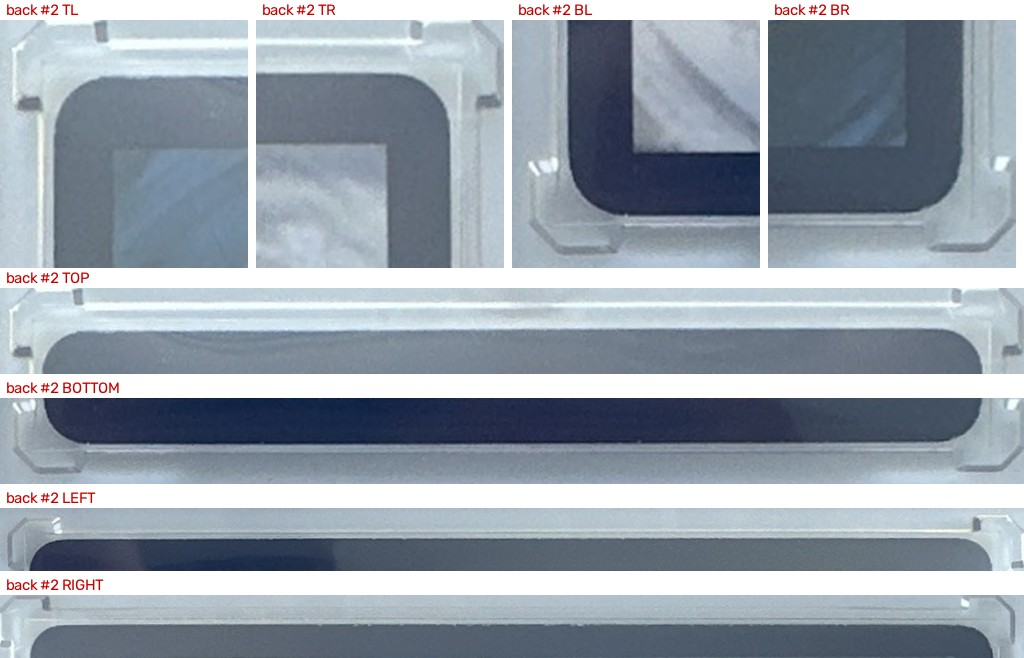
#> input picture references/luna/117386886277.jpg, 1024 x 658 px; its folder holds only this picture in this run
$ python -i gx_before.py   (imports and definitions only)   (older library calls are emulated)
#> lines starting #> are read from the running program, lines starting #| are printed output that depends on the picture
"""Sun & Moon full-art GX frame measurement.

Scans and bare listing photos use independently fitted physical edges.  The reference
feature is a printed, straight keyline: the first continuous grey/charcoal
frame inboard of the die-cut edge.  It never attempts to trace the artwork.
"""

from __future__ import annotations

from dataclasses import dataclass
from itertools import product
from typing import Any

import cv2
import numpy as np


CARD_RATIO = 63.0 / 88.0


@dataclass(frozen=True)
class GXMeasurement:
    margins_rectified_px: dict[str, float]
    centering: dict[str, float]
    outer_quad: np.ndarray
    keyline_positions: dict[str, float]
    confidence: float
    api_keyline_disagreement_px: float | None = None
    api_edge_probe_contrast: dict[str, float] | None = None
    inner_quad: np.ndarray | None = None  # source-image extrapolated intersections
    capture: str = "scan"
    holder: str = "unknown"
    rectified_width: int = 1260
    fit_diagnostics: dict[str, Any] | None = None


@dataclass(frozen=True)
class GXImageAssumptions:
    """Image eligibility and optional coarse geometry supplied by vision.

    These fields route the deterministic measurement. `card_quad_normalized`
    is a fallback ROI seed; keyline coordinates are diagnostic only.
    """

    front_card: bool = True
    capture: str = "auto"       # auto | scan | photo
    holder: str = "unknown"     # none | penny_sleeve | rigid_toploader | unknown
    background: str = "unknown" # plain | textured | busy | unknown
    outer_edge_visibility: str = "unknown"  # clear | partial | poor | unknown
    fully_in_frame: bool | None = None
    card_quad_normalized: tuple[tuple[float, float], ...] | None = None
    inner_keyline_quad_normalized: tuple[tuple[float, float], ...] | None = None
    # For each side, the API nominates pairs of points immediately outside and
    # inside the die-cut.  Pixel colours are sampled locally; the API never
    # supplies approximate RGB values under changing foil/lighting conditions.
    outer_edge_probe_pairs_normalized: dict[str, tuple[tuple[tuple[float, float],
                                                        tuple[float, float]], ...]] | None = None

    # [102 lines left out: functions from_api, assess_gx_measurement, not called in this run]


def _order_corners(points: np.ndarray) -> np.ndarray:
    """Return four points as top-left, top-right, bottom-right, bottom-left."""
    p = np.asarray(points, dtype=np.float32).reshape(4, 2)
    sums = p.sum(axis=1)
    diffs = np.diff(p, axis=1).ravel()
    return np.array([p[np.argmin(sums)], p[np.argmin(diffs)],
                     p[np.argmax(sums)], p[np.argmax(diffs)]], dtype=np.float32)


# [43 lines left out: functions _validate_frame_quad, locate_card_on_scan, not called in this run]


def _photo_rotation(bgr: np.ndarray) -> float:
    """Estimate roll from long segments; short background texture has no vote."""
    h, w = bgr.shape[:2]
    scale = min(1.0, 1200.0 / max(h,w))
    gray = cv2.cvtColor(cv2.resize(bgr, None, fx=scale, fy=scale), cv2.COLOR_BGR2GRAY)
    segments = cv2.createLineSegmentDetector().detect(gray)[0]
    if segments is None:
        return 0.0
    lines = segments.reshape(-1,4)
    dx,dy = lines[:,2]-lines[:,0], lines[:,3]-lines[:,1]
    lengths = np.hypot(dx,dy)
    angles = (np.degrees(np.arctan2(dy,dx))+45) % 90 -45
    keep = (lengths > .10 * min(gray.shape)) & (np.abs(angles) < 32)
    if np.count_nonzero(keep) < 4:
        return 0.0
    angles,lengths=angles[keep],lengths[keep]
    hist,bins=np.histogram(angles,bins=np.arange(-33,34,1),weights=lengths**2)
    mode=bins[np.argmax(hist)]+.5
    near=np.abs(angles-mode)<2.5
    return float(np.average(angles[near],weights=lengths[near]**2))


def locate_card_on_photo(bgr: np.ndarray) -> np.ndarray:
    """Undo modest roll for localization only, then restore source coordinates."""
    angle = _photo_rotation(bgr)
    if abs(angle) <= 2.0:
        return _locate_upright_photo(bgr)
    h,w=bgr.shape[:2]
    M=cv2.getRotationMatrix2D((w/2,h/2),angle,1.0)
    upright=cv2.warpAffine(bgr,M,(w,h),borderMode=cv2.BORDER_REPLICATE)
    seed=_locate_upright_photo(upright)
    return cv2.transform(seed[None],cv2.invertAffineTransform(M))[0].astype(np.float32)


def _locate_upright_photo(bgr: np.ndarray) -> np.ndarray:
    """Propose a card quad from luma/saturation masks on a listing photo.

    This only supplies a seed.  The die-cut is still established by
    `_refine_outer_scan`, which rejects the proposal when it lacks coherent
    edge support.
    """
    gray = cv2.cvtColor(bgr, cv2.COLOR_BGR2GRAY)
    outline = _profile_outline_seed(gray)
    if outline is not None:
        return outline
    sat = cv2.cvtColor(bgr, cv2.COLOR_BGR2HSV)[:, :, 1]
    # Prefer the two-stage saturation seed used by the yellow-card localizer.
    # On a neutral/dark listing background it follows the colourful card face
    # without being drawn to the black textured surface.
    _, sat_mask = cv2.threshold(cv2.GaussianBlur(sat, (5, 5), 0), 0, 255,
                                cv2.THRESH_BINARY + cv2.THRESH_OTSU)
    ker = cv2.getStructuringElement(cv2.MORPH_ELLIPSE, (9, 9))
    sat_mask = cv2.morphologyEx(sat_mask, cv2.MORPH_CLOSE, ker, iterations=2)
    sat_mask = cv2.morphologyEx(sat_mask, cv2.MORPH_OPEN, ker, iterations=2)
    # Saturation is useful as one proposal, but a dark textured background can
    # produce an even larger saturation component.  Score it alongside luma
    # candidates rather than letting it short-circuit card localization.
    masks = [sat_mask] + [cv2.threshold(sat, level, 255, cv2.THRESH_BINARY)[1] for level in (45, 70, 100, 130)]
    for channel in (gray, sat):
        _, hi = cv2.threshold(cv2.GaussianBlur(channel, (5, 5), 0), 0, 255,
                              cv2.THRESH_BINARY + cv2.THRESH_OTSU)
        masks.extend((hi, cv2.bitwise_not(hi)))
    h, w = gray.shape
    kernel = cv2.getStructuringElement(cv2.MORPH_RECT,
                                       (max(7, (min(h, w) // 80) | 1),) * 2)
    best, best_score = None, -1e9
    for mask in masks:
        clean = cv2.morphologyEx(mask, cv2.MORPH_CLOSE, kernel, iterations=2)
        contours, _ = cv2.findContours(clean, cv2.RETR_EXTERNAL, cv2.CHAIN_APPROX_SIMPLE)
        for contour in contours:
            area = cv2.contourArea(contour)
            frac = area / (h * w)
            # The inverted background often encloses nearly the entire frame
            # and happens to have a card-like aspect.  A visible card may be
            # large, but should not occupy most of the photo's *connected*
            # area; retain room for close crops while excluding that failure.
            if not 0.04 <= frac <= 0.60:
                continue
            quad = _order_corners(cv2.boxPoints(cv2.minAreaRect(contour)))
            a = np.linalg.norm(quad[1] - quad[0]); b = np.linalg.norm(quad[2] - quad[1])
            ratio = min(a, b) / max(a, b)
            if abs(ratio - CARD_RATIO) > 0.15:
                continue
            score = 3.0 * frac - 12.0 * abs(ratio - CARD_RATIO)
            if score > best_score:
                best, best_score = quad, score
    if best is None:
        raise ValueError("No card-like luma/saturation component found in photo")
    return best


def _profile_outline_seed(gray: np.ndarray) -> np.ndarray | None:
    """Seed a mostly upright photo from outline support, not card colour.

    Listing photos frequently place a foil card on a dark textured mat.  That
    texture can dominate both saturation and threshold masks, but it does not
    create a vertical/horizontal brightness transition that persists through
    most of the card's span.  Median Sobel profiles expose those transitions.
    This supplies an axis-aligned seed only; the subsequent edge fit recovers
    small perspective and rotation.
    """
    h, w = gray.shape
    smooth = cv2.GaussianBlur(gray, (5, 5), 0)
    gx = np.abs(cv2.Sobel(smooth, cv2.CV_32F, 1, 0))
    gy = np.abs(cv2.Sobel(smooth, cv2.CV_32F, 0, 1))
    px = np.median(gx[int(.12 * h):int(.88 * h)], axis=0)
    py = np.median(gy[:, int(.12 * w):int(.88 * w)], axis=1)

    def peaks(profile: np.ndarray, minimum_gap: int) -> list[int]:
        local = np.flatnonzero((profile[1:-1] >= profile[:-2]) &
                               (profile[1:-1] >= profile[2:])) + 1
        floor = float(np.median(profile))
        # The physical die-cut is often weaker than the adjacent foil stripe;
        # retain modest peaks here and let four-sided geometry reject texture.
        local = local[profile[local] >= max(floor * 1.25, floor + 5.0)]
        chosen: list[int] = []
        for index in local[np.argsort(profile[local])[::-1]]:
            if all(abs(int(index) - old) >= minimum_gap for old in chosen):
                chosen.append(int(index))
            if len(chosen) == 28:
                break
        # Foil cards commonly yield a bright inner stripe next to a weaker
        # physical die-cut transition.  Keep the *outermost* peak in each
        # nearby cluster: left/top clusters keep their smaller coordinate and
        # right/bottom clusters their larger coordinate.  This preserves the
        # actual card outline when its adjacent foil line is sharper.
        groups: list[list[int]] = []
        for index in sorted(chosen):
            if not groups or index - groups[-1][-1] > 3 * minimum_gap:
                groups.append([index])
            else:
                groups[-1].append(index)
        exterior = []
        midpoint = 0.5 * len(profile)
        for group in groups:
            exterior.append(group[0] if np.mean(group) < midpoint else group[-1])
        return exterior

    xs, ys = peaks(px, max(10, w // 80)), peaks(py, max(10, h // 80))
    best, best_score = None, -np.inf
    for left in xs:
        for right in xs:
            width = right - left
            if not 0.42 * w <= width <= 0.98 * w:
                continue
            for top in ys:
                for bottom in ys:
                    height = bottom - top
                    if not 0.45 * h <= height <= 0.99 * h:
                        continue
                    ratio = width / height
                    if abs(ratio - CARD_RATIO) > 0.11:
                        continue
                    # Log weights stop a very sharp internal rule-line from
                    # overruling the four-sided card geometry.
                    score = (np.log1p(px[left]) + np.log1p(px[right]) +
                             np.log1p(py[top]) + np.log1p(py[bottom]) -
                             18.0 * abs(ratio - CARD_RATIO))
                    if score > best_score:
                        best_score = score
                        best = (left, top, right, bottom)
    if best is None:
        return None
    left, top, right, bottom = best
    return np.array([[left, top], [right, top], [right, bottom], [left, bottom]],
                    dtype=np.float32)


# [440 lines left out: functions _intersect_lines, _refine_outer_scan, _refine_photo_outer_rectangle, _profile_peak, _keyline_candidates, _ransac_keyline and 2 more, not called in this run]


def measure_full_art_gx_scan(bgr: np.ndarray, target_width: int = 1260,
                             outer_quad: np.ndarray | None = None,
                             assumptions: GXImageAssumptions | None = None) -> GXMeasurement:
    """Measure a full-art GX scan or bare photo to the continuous inner keyline.

    The result is rectified before line searches, making horizontal and vertical
    margins comparable even if the scan is rotated a little.  `target_width`
    sets the sampling resolution; 1260 is the calibrated default. The homography
    geometry is scale invariant, but image resampling can affect fitted peaks.
    """
    assumptions = assumptions or GXImageAssumptions()
    if bgr is None or bgr.ndim != 3 or bgr.shape[2] != 3 or min(bgr.shape[:2]) < 100:
        raise ValueError("expected a BGR image at least 100 pixels on each side")
    if target_width < 400:
        raise ValueError("target_width must be at least 400 pixels")
    if not assumptions.front_card:
        raise ValueError("GX centering requires a front-of-card image")
    if assumptions.fully_in_frame is False:
        raise ValueError("card is not fully in frame")
    if assumptions.holder in {"penny_sleeve", "rigid_toploader"}:
        raise ValueError(f"holder mode is not supported yet ({assumptions.holder})")
    if assumptions.outer_edge_visibility in {"partial", "poor"}:
        raise ValueError("API reports that the physical outer edge is not clear")
    if assumptions.capture not in {"auto", "scan", "photo"}:
        raise ValueError("capture must be auto, scan, or photo")

    api_seed = None
    api_inner_source = None
    api_probe_contrast = None
    if assumptions.card_quad_normalized is not None:
        h, w = bgr.shape[:2]
        api_seed = np.asarray(assumptions.card_quad_normalized, np.float32)
        api_seed *= np.array([w - 1, h - 1], np.float32)
    if assumptions.inner_keyline_quad_normalized is not None:
        h, w = bgr.shape[:2]
        api_inner_source = np.asarray(assumptions.inner_keyline_quad_normalized, np.float32)
        api_inner_source *= np.array([w - 1, h - 1], np.float32)
    if assumptions.outer_edge_probe_pairs_normalized is not None:
        api_probe_contrast = _edge_probe_contrast(bgr, assumptions.outer_edge_probe_pairs_normalized)

    photo_mode = (assumptions.capture == "photo" or
                  (assumptions.capture == "auto" and
                   float((cv2.cvtColor(bgr, cv2.COLOR_BGR2GRAY) > 245).mean()) <= .35))
    fit_diagnostics = {"outer": {}, "inner": {}}
    if outer_quad is None:
        try:
            outer = locate_card_on_photo(bgr) if photo_mode else locate_card_on_scan(bgr)
        except ValueError:
            if api_seed is None:
                raise
            _validate_frame_quad(api_seed, bgr.shape, "API seed")
            outer = api_seed
        # API localization is a fallback seed only. Measurement always requires
        # pixel-supported lines; API keylines are diagnostic, never an oracle.
        outer = _refine_outer_scan(bgr, outer, photo_mode=photo_mode,
                                   diagnostics=fit_diagnostics["outer"])
    else:
        outer = np.asarray(outer_quad, np.float32)
        _validate_frame_quad(outer, bgr.shape, "supplied outer")
    _validate_frame_quad(outer, bgr.shape, "outer")
    target_height = round(target_width / CARD_RATIO)
    dst = np.array([[0, 0], [target_width - 1, 0],
                    [target_width - 1, target_height - 1], [0, target_height - 1]],
                   dtype=np.float32)
    H = cv2.getPerspectiveTransform(outer, dst)
    rectified = cv2.warpPerspective(bgr, H, (target_width, target_height))
    gray = cv2.cvtColor(rectified, cv2.COLOR_BGR2GRAY)

    api_inner_rectified = None
    if api_inner_source is not None:
        api_inner_rectified = cv2.perspectiveTransform(api_inner_source[None, :, :], H)[0]
    inner, support = _fit_keyline_quad(gray, diagnostics=fit_diagnostics["inner"])
    inner_source = cv2.perspectiveTransform(inner[None], np.linalg.inv(H))[0]
    _validate_frame_quad(inner_source, bgr.shape, "inner")
    fit_diagnostics["inner_contained"] = bool(
        np.all(inner >= 0) and np.all(inner[:, 0] < target_width) and
        np.all(inner[:, 1] < target_height))
    fit_diagnostics["source_short_side_px"] = float(min(
        np.linalg.norm(outer[(i+1)%4]-outer[i]) for i in range(4)))
    fit_diagnostics["max_inner_inset_change_mm"] = float(max(
        d["end_to_end_inset_change_px"] for d in fit_diagnostics["inner"].values()) * 63 / target_width)
    left = float(np.mean(inner[[0, 3], 0]))
    right_x = float(np.mean(inner[[1, 2], 0]))
    top = float(np.mean(inner[[0, 1], 1]))
    bottom_y = float(np.mean(inner[[2, 3], 1]))
    margins = {
        "left": left,
        "right": (target_width - 1) - right_x,
        "top": top,
        "bottom": (target_height - 1) - bottom_y,
    }
    horizontal = margins["left"] + margins["right"]
    vertical = margins["top"] + margins["bottom"]
    if min(horizontal, vertical) <= 0:
        raise ValueError("GX keyline search produced an invalid frame")
    centering = {
        "left_pct": 100.0 * margins["left"] / horizontal,
        "right_pct": 100.0 * margins["right"] / horizontal,
        "top_pct": 100.0 * margins["top"] / vertical,
        "bottom_pct": 100.0 * margins["bottom"] / vertical,
    }
    disagreement = None
    if api_inner_rectified is not None:
        disagreement = float(np.mean(np.linalg.norm(inner - api_inner_rectified, axis=1)))
    return GXMeasurement(margins, centering, outer,
                         {"left": left, "right": right_x, "top": top, "bottom": bottom_y},
                         support, disagreement, api_probe_contrast,
                         inner_quad=inner_source, capture="photo" if photo_mode else "scan",
                         holder=assumptions.holder, rectified_width=target_width,
                         fit_diagnostics=fit_diagnostics)


# [63 lines left out: functions estimate_full_art_gx, centering_from_frame_quads, render_scan_diagnostic, render_source_diagnostic, not called in this run]

>>> import cv2
>>> picture = cv2.imread('../../../references/luna/117386886277.jpg')
#> picture is the input picture: shape (658, 1024, 3); mean B, G, R 173.1, 162.5, 152.5
>>> result = measure_full_art_gx_scan(picture)
#> in measure_full_art_gx_scan, `photo_mode = (assumptions.capture == "photo" or (assumptions.capture =..`: photo_mode = True
#> in _photo_rotation, `gray = cv2.cvtColor(cv2.resize(bgr, None, fx=scale, fy=scale), cv2.COL..`:
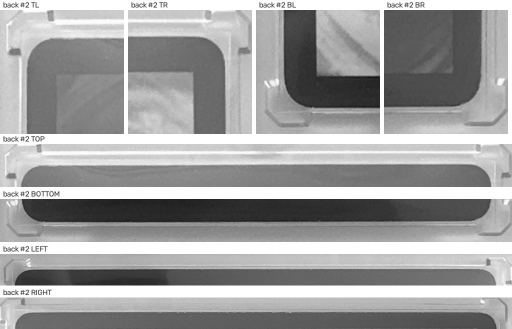
#> gray: shape (658, 1024) (shown at 1/2 size); min 20, max 255, mean 160.7
#> in _photo_rotation, `segments = cv2.createLineSegmentDetector().detect(gray)[0]`: segments = 449 rows, first 6: [759.4, 20.62, 759.4, 265.6], [1005.6, 570.5, 0.625, 570.5], [511.9, 19.34, 758.1, 19.37], [0.625, 397.3, 1021.9, 397.3], [768.1, 19.38, 1014.4, 19.34], [767.3, 266.9, 767.4, 20.63]
#> in _photo_rotation, `lines = segments.reshape(-1,4)`: lines has the same summary as segments
#> in _photo_rotation, `dx,dy = lines[:,2]-lines[:,0], lines[:,3]-lines[:,1]`: dx = 449 values, max 1021.3 at index 3, min -1021.2 at index 6, mean 6.76; dy = 449 values, max 246.2 at index 37, min -246.3 at index 5, mean 0.257
#> in _photo_rotation, `lengths = np.hypot(dx,dy)`: lengths = 449 values, max 1021.3 at index 3, min 1.25 at index 307, mean 63.59
#> in _photo_rotation, `angles = (np.degrees(np.arctan2(dy,dx))+45) % 90 -45`: angles = 449 values, max 44.88 at index 270, min -44.71 at index 84, mean 0.834
#> in _photo_rotation, `angles,lengths=angles[keep],lengths[keep]`: angles = 76 values, max 0.607 at index 64, min -2.9 at index 18, mean -0.107; lengths = 76 values, max 1021.3 at index 3, min 67.5 at index 75, mean 279.9
#> in _photo_rotation, `hist,bins=np.histogram(angles,bins=np.arange(-33,34,1),weights=lengths..`: hist = 66 values, max 7460098.5 at index 32, min 0 at index 0, mean 177709.8; bins = 67 values from -33 to 33
#> in _photo_rotation, `mode=bins[np.argmax(hist)]+.5`: mode = -0.5
#> in locate_card_on_photo, `angle = _photo_rotation(bgr)`: angle = -0.0246
#> in _profile_outline_seed, `gx = np.abs(cv2.Sobel(smooth, cv2.CV_32F, 1, 0))`:
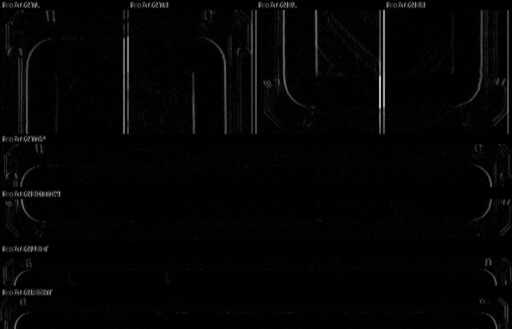
#> gx: shape (658, 1024) float32 (shown at 1/2 size); min 0, max 555, mean 10; drawn with min black and max white
#> in _profile_outline_seed, `gy = np.abs(cv2.Sobel(smooth, cv2.CV_32F, 0, 1))`:
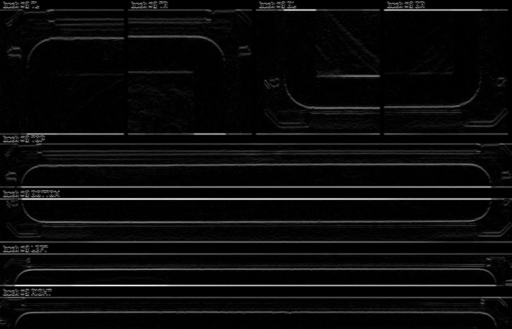
#> gy: shape (658, 1024) float32 (shown at 1/2 size); min 0, max 561, mean 25.6; drawn with min black and max white
#> in _profile_outline_seed, `px = np.median(gx[int(.12 * h):int(.88 * h)], axis=0)`: px = 1024 values, max 39 at index 1017, min 0 at index 0, mean 3.72
#> in _profile_outline_seed, `py = np.median(gy[:, int(.12 * w):int(.88 * w)], axis=1)`: py = 658 values, max 525 at index 397, min 0 at index 0, mean 21.21
#> in peaks, `local = np.flatnonzero((profile[1:-1] >= profile[:-2]) & (profile[1:-1..`: local = 795 values from 1 to 1022
#> in peaks, `floor = float(np.median(profile))`: floor = 3
#> in peaks, `local = local[profile[local] >= max(floor * 1.25, floor + 5.0)]`: local = 29 values from 5 to 1017
#> the loop in peaks, `for index in local[np.argsort(profile[local])[::-1]]:` made 29 passes
#> index on passes 1 to 8: 1017, 42, 1014, 55, 37, 36, 53, 992
#> after the loop in peaks, `for index in local[np.argsort(profile[local])[::-1]]:`: chosen = [1017, 42, 55, 992, 26, 973, 14]
#> the loop in peaks, `for index in sorted(chosen):` made 7 passes
#> index on passes 1 to 7: 14, 26, 42, 55, 973, 992, 1017
#> after the loop in peaks, `for index in sorted(chosen):`: groups = [[14, 26, 42, 55], [973, 992, 1017]]
#> in peaks, `midpoint = 0.5 * len(profile)`: midpoint = 512
#> the loop in peaks, `for group in groups:` made 2 passes
#> after the loop in peaks, `for group in groups:`: exterior = [14, 1017]
#> the loop in peaks (call 2), `for index in local[np.argsort(profile[local])[::-1]]:` made 42 passes
#> index on passes 1 to 8: 397, 571, 374, 538, 483, 443, 624, 329
#> the loop in peaks (call 2), `for index in sorted(chosen):` made 24 passes
#> index on passes 1 to 8: 19, 40, 57, 73, 147, 213, 225, 248
#> the loop in peaks (call 2), `for group in groups:` made 7 passes
#> group on passes 1 to 7: [19, 40, 57, 73], [147], [213, 225, 248, 268, 287, 302, 318, 329], [374, 397], [443], [483, 507, 528, 538], [571, 595, 606, 624]
#> in _profile_outline_seed, `xs, ys = peaks(px, max(10, w // 80)), peaks(py, max(10, h // 80))`: ys = [19, 147, 213, 397, 443, 538, 624]
#> in _profile_outline_seed, `best, best_score = None, -np.inf`: best_score = -inf
#> the loop in _profile_outline_seed, `for left in xs:` made 2 passes
#> in _locate_upright_photo, `sat = cv2.cvtColor(bgr, cv2.COLOR_BGR2HSV)[:, :, 1]`:
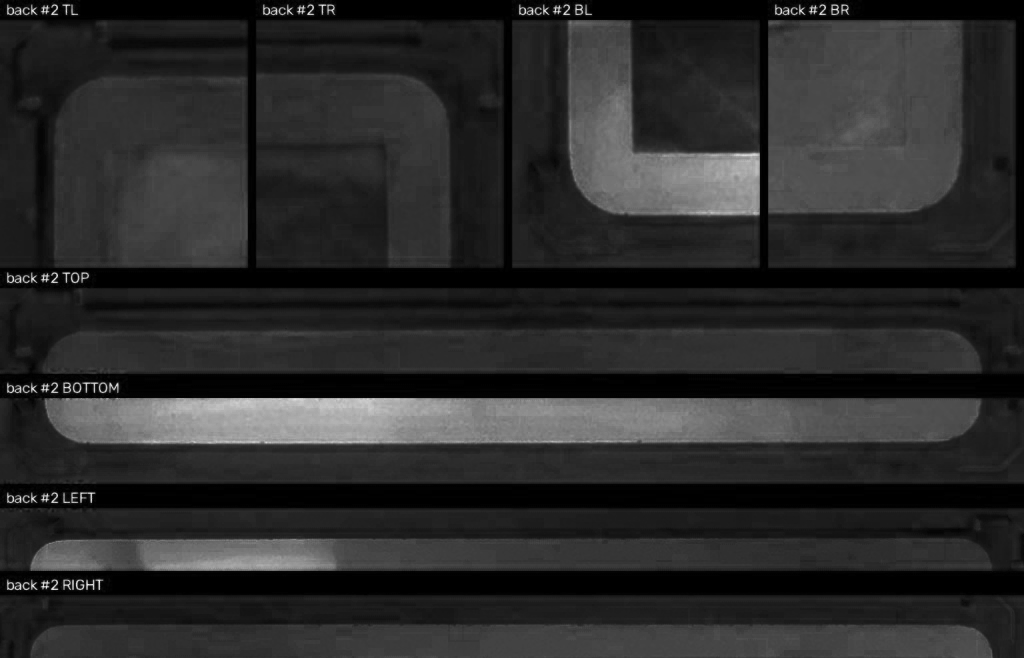
#> sat: shape (658, 1024); min 0, max 240, mean 42.4
#> (the rest of the program and of its run is left out)
